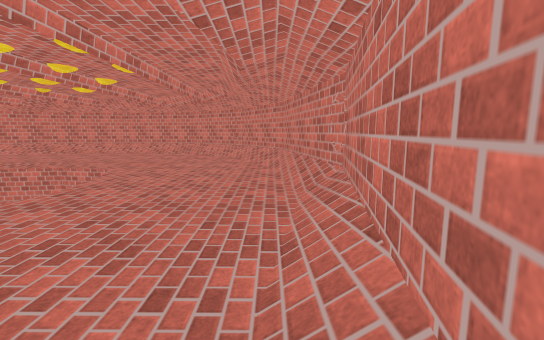
[1] (above)

18 first-person views from a walk through a scene from a Unity 3-D project. The camera is 0.62 m above the floor, tilts 8° down and sees 90° across. The floor is counted in squares, 0.5 m on a side. Each view is taken from the middle of a square. On the plan, view 1 faces up. The plan holds only what a view shows up to about 12 squares ahead; the rest is blank. Surface patterns are stand-ins for the level's own textures.

[2]
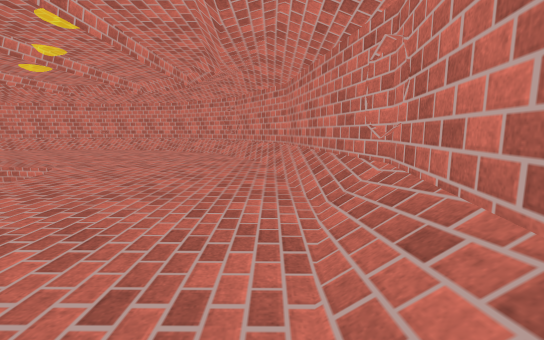

[3]
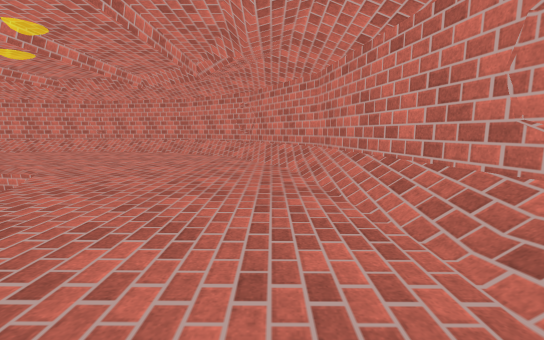

[4]
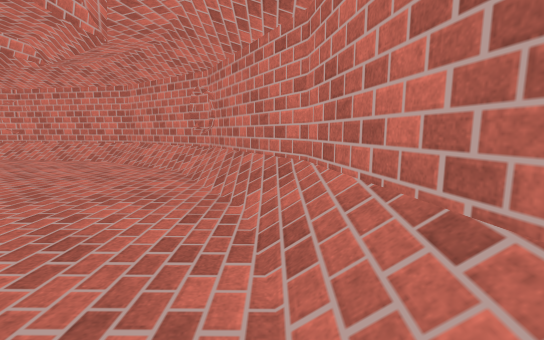

[5]
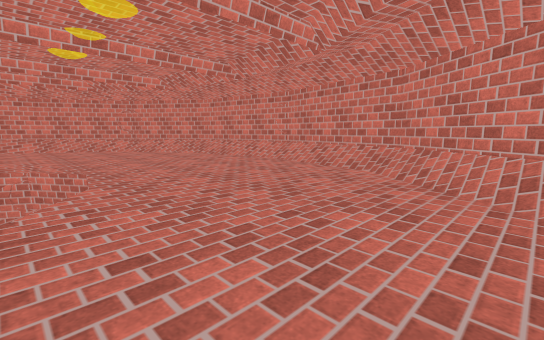

[6]
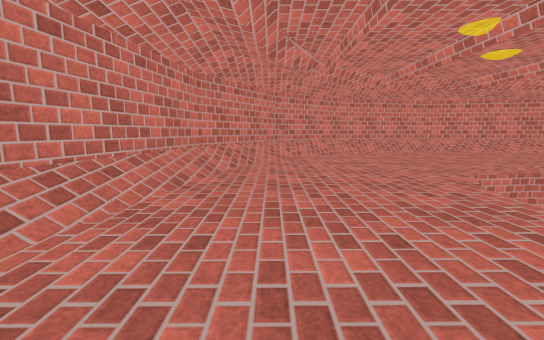

[7]
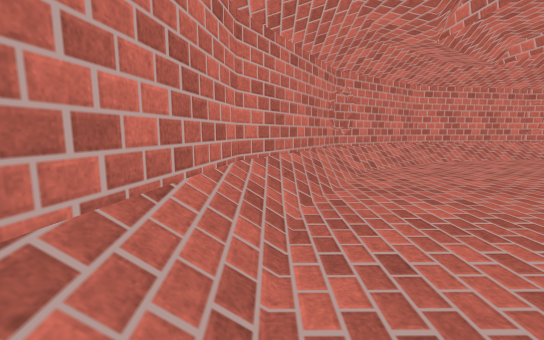

[8]
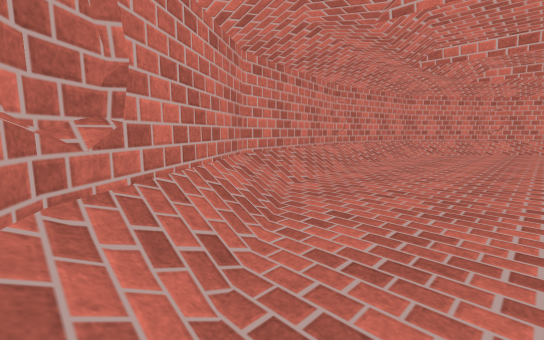

[9]
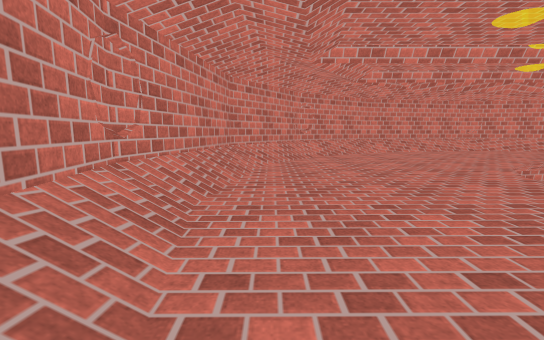

[10]
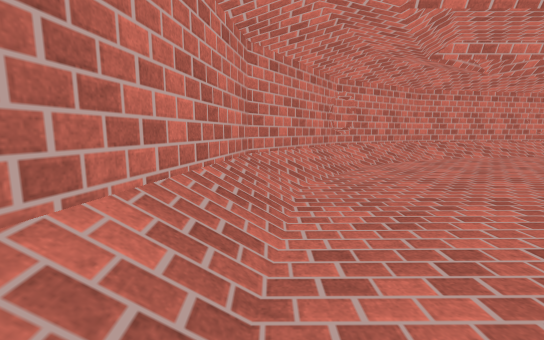

[11]
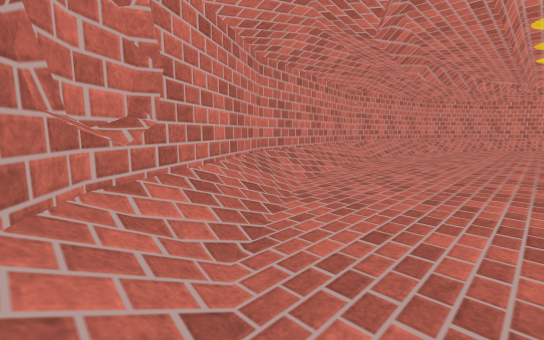

[12]
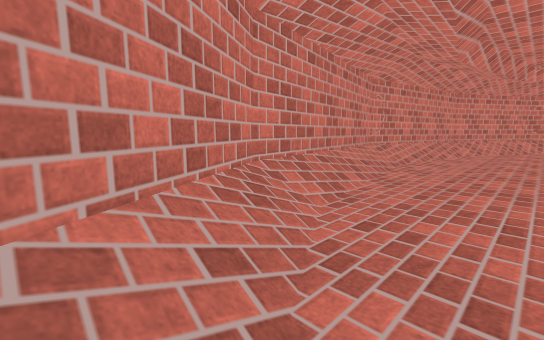

[13]
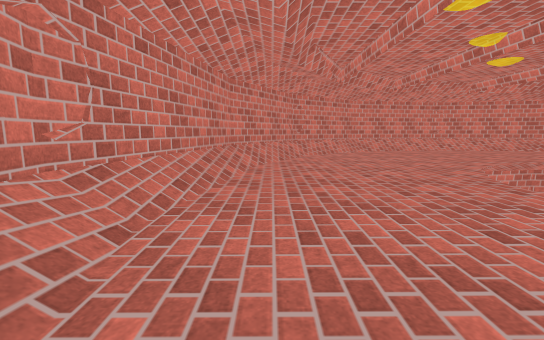

[14]
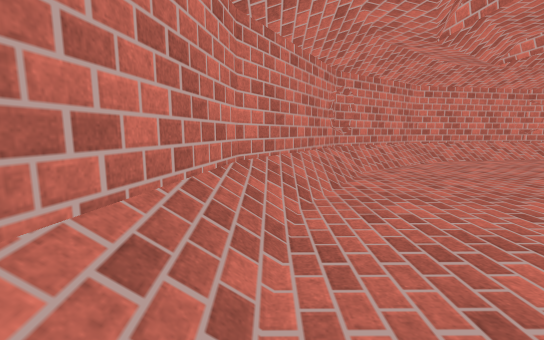

[15]
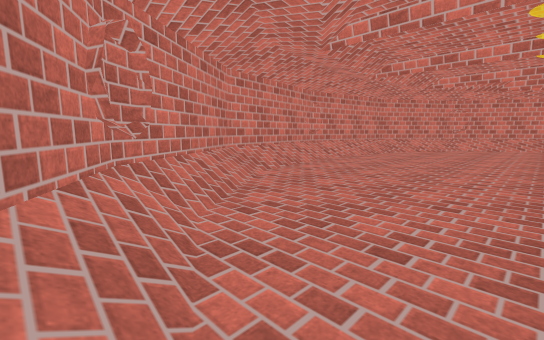

[16]
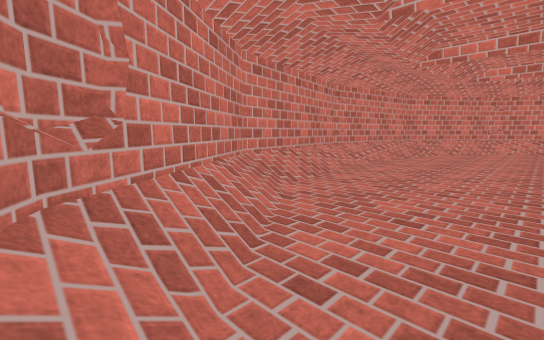

[17]
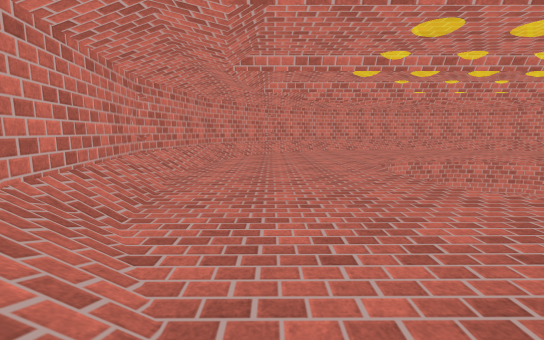

[18]
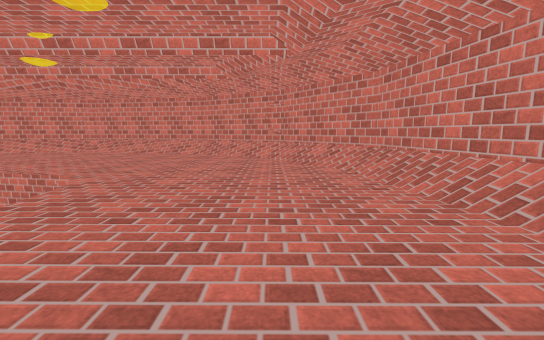

### Floor plan
Key: @ floor where view 1 was taken; # wall or solid block; . main floor; - floor 0.05 m lower than the main floor; / step, stairs or slope; v drop or lower ground.
Columns run from 27 left of view 1 to 2 right of it. Each row starts with its distance up from view 1.
 24              ####
 23         ######//######
 22       ###/////--/////###
 21      ##//------------//##
 20     ##//--------------//##
 19    ##/--------..--------/##
 18    #/-----..........-----/#
 17   ##/----............----/##
 16  ##/---................---/##
 15  #//---................---//#
 14  #/---......v    v......---/#
 13  #/---....v       vv....---/#
 12  #/--.....          .....--/#
 11 ##---....v          v....---##
 10 #/---....            ....---/#
  9 #/---....            ....---/#
  8 #/---...             v...---/#
  7 #/---...             v...---/#
  6 #/---...             ....---/#
  5 #/---....            ....---/#
  4 ##---....v          v....---##
  3  #/--.....          .....--/#
  2  #/---....v        v....---/#
  1  #/---......v   vv......---/#
  0  #//---................---/@#
 -1  ##/---................---/##
 -2   ##/----............----/##
 -3    #/-----..........-----/#
 -4    ##/--------..--------/##
 -5     ##//--------------//##
 -6      ##//------------//##
 -7       ###/////--/////###
 -8         ######//######
 -9              ####

Positions as (right, up) in squares from view 1, and headings:
1: (0, 0), facing up
2: (0, 3), facing up
3: (-1, 5), facing up
4: (0, 10), facing up
5: (-3, 13), facing up-left
6: (-2, 10), facing down
7: (0, 5), facing down
8: (-2, -2), facing down-left
9: (-8, -6), facing left
10: (-12, -7), facing left
11: (-20, -5), facing up-left
12: (-22, -3), facing up-left
13: (-24, 4), facing up
14: (-25, 10), facing up
15: (-24, 15), facing up-right
16: (-23, 17), facing up-right
17: (-22, 19), facing right
18: (-16, -4), facing right
